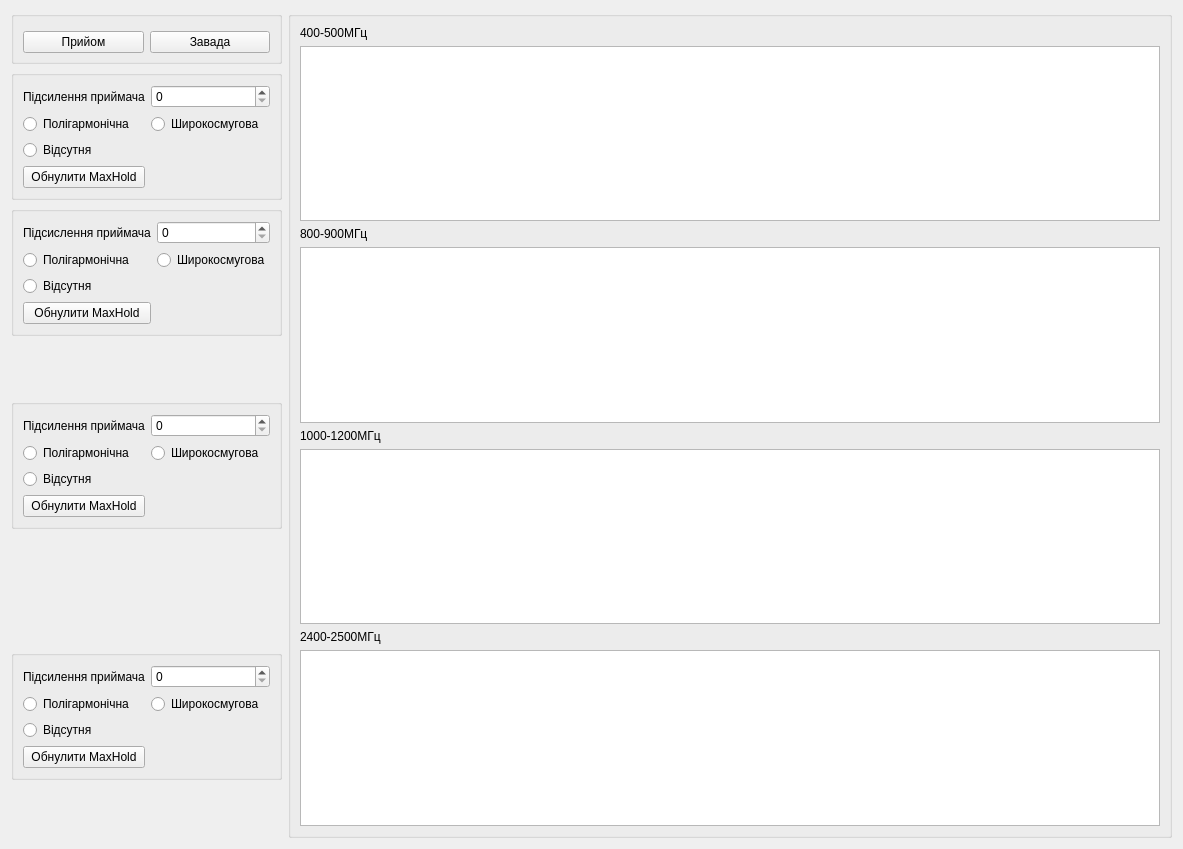
<?xml version="1.0" encoding="UTF-8"?>
<ui version="4.0">
 <class>Form</class>
 <widget class="QWidget" name="Form">
  <property name="geometry">
   <rect>
    <x>0</x>
    <y>0</y>
    <width>1183</width>
    <height>849</height>
   </rect>
  </property>
  <property name="maximumSize">
   <size>
    <width>16777215</width>
    <height>16777182</height>
   </size>
  </property>
  <property name="windowTitle">
   <string>Form</string>
  </property>
  <layout class="QGridLayout" name="gridLayout_5">
   <item row="1" column="0">
    <widget class="QGroupBox" name="verticalGroupBox">
     <layout class="QGridLayout" name="gridLayout">
      <item row="1" column="1">
       <widget class="QRadioButton" name="poligarm400">
        <property name="text">
         <string>Полігармонічна</string>
        </property>
       </widget>
      </item>
      <item row="1" column="2">
       <widget class="QRadioButton" name="wideband400">
        <property name="text">
         <string>Широкосмугова</string>
        </property>
       </widget>
      </item>
      <item row="0" column="2">
       <widget class="QSpinBox" name="gain400"/>
      </item>
      <item row="0" column="1">
       <widget class="QLabel" name="label_2">
        <property name="text">
         <string>Підсилення приймача</string>
        </property>
       </widget>
      </item>
      <item row="2" column="1">
       <widget class="QRadioButton" name="nogen400">
        <property name="text">
         <string>Відсутня</string>
        </property>
       </widget>
      </item>
      <item row="3" column="1">
       <widget class="QPushButton" name="maxhold400">
        <property name="text">
         <string>Обнулити MaxHold</string>
        </property>
       </widget>
      </item>
     </layout>
    </widget>
   </item>
   <item row="0" column="1" rowspan="9">
    <widget class="QGroupBox" name="groupBox">
     <layout class="QVBoxLayout" name="verticalLayout_3">
      <property name="sizeConstraint">
       <enum>QLayout::SetMinAndMaxSize</enum>
      </property>
      <item>
       <widget class="QLabel" name="label_14">
        <property name="sizePolicy">
         <sizepolicy hsizetype="Fixed" vsizetype="Fixed">
          <horstretch>0</horstretch>
          <verstretch>0</verstretch>
         </sizepolicy>
        </property>
        <property name="text">
         <string>400-500МГц</string>
        </property>
       </widget>
      </item>
      <item>
       <widget class="PlotWidget" name="graphicsView400">
        <property name="cursor" stdset="0">
         <cursorShape>CrossCursor</cursorShape>
        </property>
        <property name="mouseTracking">
         <bool>true</bool>
        </property>
       </widget>
      </item>
      <item>
       <widget class="QLabel" name="label_13">
        <property name="sizePolicy">
         <sizepolicy hsizetype="Fixed" vsizetype="Fixed">
          <horstretch>0</horstretch>
          <verstretch>0</verstretch>
         </sizepolicy>
        </property>
        <property name="minimumSize">
         <size>
          <width>0</width>
          <height>0</height>
         </size>
        </property>
        <property name="focusPolicy">
         <enum>Qt::ClickFocus</enum>
        </property>
        <property name="text">
         <string>800-900МГц</string>
        </property>
       </widget>
      </item>
      <item>
       <widget class="PlotWidget" name="graphicsView800">
        <property name="cursor" stdset="0">
         <cursorShape>CrossCursor</cursorShape>
        </property>
        <property name="mouseTracking">
         <bool>true</bool>
        </property>
       </widget>
      </item>
      <item>
       <widget class="QLabel" name="label_15">
        <property name="sizePolicy">
         <sizepolicy hsizetype="Fixed" vsizetype="Fixed">
          <horstretch>0</horstretch>
          <verstretch>0</verstretch>
         </sizepolicy>
        </property>
        <property name="text">
         <string>1000-1200МГц</string>
        </property>
       </widget>
      </item>
      <item>
       <widget class="PlotWidget" name="graphicsView1000">
        <property name="cursor" stdset="0">
         <cursorShape>CrossCursor</cursorShape>
        </property>
        <property name="mouseTracking">
         <bool>true</bool>
        </property>
       </widget>
      </item>
      <item>
       <widget class="QLabel" name="label_16">
        <property name="enabled">
         <bool>true</bool>
        </property>
        <property name="sizePolicy">
         <sizepolicy hsizetype="Fixed" vsizetype="Fixed">
          <horstretch>0</horstretch>
          <verstretch>0</verstretch>
         </sizepolicy>
        </property>
        <property name="text">
         <string>2400-2500МГц</string>
        </property>
       </widget>
      </item>
      <item>
       <widget class="PlotWidget" name="graphicsView2400">
        <property name="cursor" stdset="0">
         <cursorShape>CrossCursor</cursorShape>
        </property>
        <property name="mouseTracking">
         <bool>true</bool>
        </property>
        <property name="layoutDirection">
         <enum>Qt::LeftToRight</enum>
        </property>
       </widget>
      </item>
     </layout>
    </widget>
   </item>
   <item row="0" column="0" alignment="Qt::AlignTop">
    <widget class="QGroupBox" name="verticalGroupBox">
     <property name="enabled">
      <bool>true</bool>
     </property>
     <property name="minimumSize">
      <size>
       <width>10</width>
       <height>53</height>
      </size>
     </property>
     <property name="sizeIncrement">
      <size>
       <width>0</width>
       <height>0</height>
      </size>
     </property>
     <property name="mouseTracking">
      <bool>false</bool>
     </property>
     <property name="toolTip">
      <string notr="true"/>
     </property>
     <property name="statusTip">
      <string notr="true"/>
     </property>
     <property name="whatsThis">
      <string notr="true"/>
     </property>
     <property name="accessibleName">
      <string notr="true"/>
     </property>
     <property name="accessibleDescription">
      <string notr="true"/>
     </property>
     <property name="autoFillBackground">
      <bool>false</bool>
     </property>
     <property name="checkable">
      <bool>false</bool>
     </property>
     <property name="checked">
      <bool>false</bool>
     </property>
     <layout class="QHBoxLayout" name="horizontalLayout">
      <property name="bottomMargin">
       <number>3</number>
      </property>
      <item>
       <widget class="QPushButton" name="reciev">
        <property name="text">
         <string>Прийом</string>
        </property>
       </widget>
      </item>
      <item>
       <widget class="QPushButton" name="transmitt">
        <property name="text">
         <string>Завада</string>
        </property>
       </widget>
      </item>
     </layout>
    </widget>
   </item>
   <item row="7" column="0">
    <widget class="QGroupBox" name="verticalGroupBox">
     <layout class="QGridLayout" name="gridLayout_4">
      <item row="2" column="0">
       <widget class="QRadioButton" name="nogen2400">
        <property name="text">
         <string>Відсутня</string>
        </property>
       </widget>
      </item>
      <item row="0" column="1">
       <widget class="QSpinBox" name="gain2400"/>
      </item>
      <item row="1" column="0">
       <widget class="QRadioButton" name="poligarm2400">
        <property name="text">
         <string>Полігармонічна</string>
        </property>
       </widget>
      </item>
      <item row="1" column="1">
       <widget class="QRadioButton" name="wideband2400">
        <property name="text">
         <string>Широкосмугова</string>
        </property>
       </widget>
      </item>
      <item row="0" column="0">
       <widget class="QLabel" name="label_4">
        <property name="text">
         <string>Підсилення приймача</string>
        </property>
       </widget>
      </item>
      <item row="3" column="0">
       <widget class="QPushButton" name="maxhold2400">
        <property name="text">
         <string>Обнулити MaxHold</string>
        </property>
       </widget>
      </item>
     </layout>
    </widget>
   </item>
   <item row="4" column="0">
    <widget class="QGroupBox" name="verticalGroupBox">
     <layout class="QGridLayout" name="gridLayout_3">
      <item row="1" column="1">
       <widget class="QRadioButton" name="wideband1200">
        <property name="text">
         <string>Широкосмугова</string>
        </property>
       </widget>
      </item>
      <item row="0" column="1">
       <widget class="QSpinBox" name="gain1200"/>
      </item>
      <item row="0" column="0">
       <widget class="QLabel" name="label_3">
        <property name="text">
         <string>Підсилення приймача</string>
        </property>
       </widget>
      </item>
      <item row="1" column="0">
       <widget class="QRadioButton" name="poligarm1200">
        <property name="text">
         <string>Полігармонічна</string>
        </property>
       </widget>
      </item>
      <item row="2" column="0">
       <widget class="QRadioButton" name="nogen1200">
        <property name="text">
         <string>Відсутня</string>
        </property>
       </widget>
      </item>
      <item row="3" column="0">
       <widget class="QPushButton" name="maxhold1200">
        <property name="text">
         <string>Обнулити MaxHold</string>
        </property>
       </widget>
      </item>
     </layout>
    </widget>
   </item>
   <item row="2" column="0">
    <widget class="QGroupBox" name="verticalGroupBox">
     <layout class="QGridLayout" name="gridLayout_2">
      <item row="0" column="0">
       <widget class="QLabel" name="label">
        <property name="text">
         <string>Підсислення приймача</string>
        </property>
       </widget>
      </item>
      <item row="1" column="0">
       <widget class="QRadioButton" name="poligarm800">
        <property name="text">
         <string>Полігармонічна </string>
        </property>
       </widget>
      </item>
      <item row="1" column="1">
       <widget class="QRadioButton" name="wideband800">
        <property name="text">
         <string>Широкосмугова</string>
        </property>
       </widget>
      </item>
      <item row="2" column="0">
       <widget class="QRadioButton" name="nogen800">
        <property name="text">
         <string>Відсутня</string>
        </property>
       </widget>
      </item>
      <item row="0" column="1">
       <widget class="QSpinBox" name="gain800"/>
      </item>
      <item row="3" column="0">
       <widget class="QPushButton" name="maxhold800">
        <property name="text">
         <string>Обнулити MaxHold</string>
        </property>
       </widget>
      </item>
     </layout>
    </widget>
   </item>
  </layout>
 </widget>
 <customwidgets>
  <customwidget>
   <class>PlotWidget</class>
   <extends>QGraphicsView</extends>
   <header>pyqtgraph</header>
  </customwidget>
 </customwidgets>
 <resources/>
 <connections/>
</ui>
